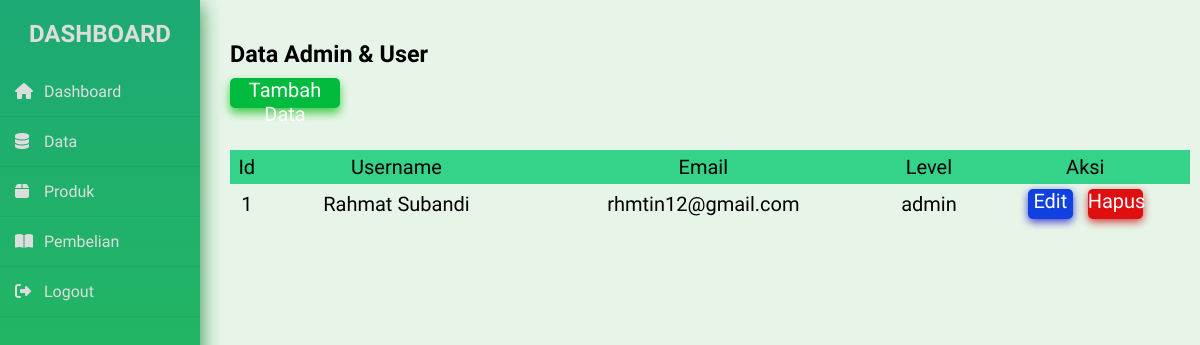
The app's page /admin/dashboard.php?halaman=data, older data.
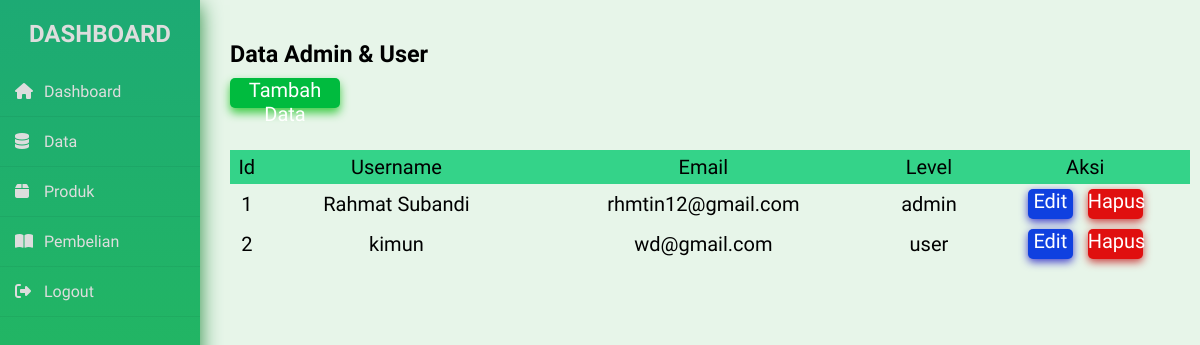
The same page, newer data.
### tables this page shows
CREATE TABLE `user` (
  `id` int(11) NOT NULL,
  `username` char(25) NOT NULL,
  `email` varchar(50) NOT NULL,
  `password` varchar(255) NOT NULL,
  `level` varchar(10) NOT NULL
);

### admin/data.php (the view)
<h3>Data Admin & User</h3>
<a href="dashboard.php?halaman=tambahdata" class="btn-tambah">Tambah Data</a><br><br>
<table class="table1">
    <thead>
        <tr>
            <th>Id</th>
            <th>Username</th>
            <th>Email</th>
            <th>Level</th>
            <th>Aksi</th>
        </tr>
    </thead>
    <tbody>
        <?php $id = 1; ?>
        <?php $ambil = $db->query("SELECT * FROM user"); ?>
        <?php while ($pecah = $ambil->fetch_assoc()) { ?>
            <tr>
                <td><?php echo $id; ?></td>
                <td><?php echo $pecah['username']; ?></td>
                <td><?php echo $pecah['email']; ?></td>
                <td><?php echo $pecah['level']; ?></td>
                <td>
                    <a href="dashboard.php?halaman=edit&id=<?php echo $pecah['id']; ?>" class="btn-edit">Edit</a> &nbsp;
                    <a href="dashboard.php?halaman=hapus&id=<?php echo $pecah['id']; ?> " class="btn-hapus" onClick="return confirm('Yakin menghapus data?')">Hapus</a>
                </td>
            </tr>
            <?php $id++; ?>
        <?php } ?>
    </tbody>
</table>

Row changes from the older to the newer data that the page shows:
added user: username "kimun", email "wd@gmail.com", level "user"
